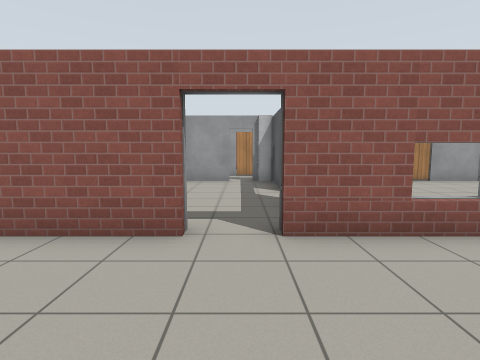
View 1 (above)

24 first-person views from a walk through a world built for the Gazebo simulator. The camera is 1.2 m above the floor, tilts 6° down and sees 80° across. The floor is counted in squares, 1 m on a side. Each view is taken from the middle of a square. On the plan, view 1 faces up. The plan holds only what a view shows up to about 12 squares ahead; the rest is blank. The place goes on beyond the plan. Simple patterns stand in for the simulator's built-in surfaces.

View 2
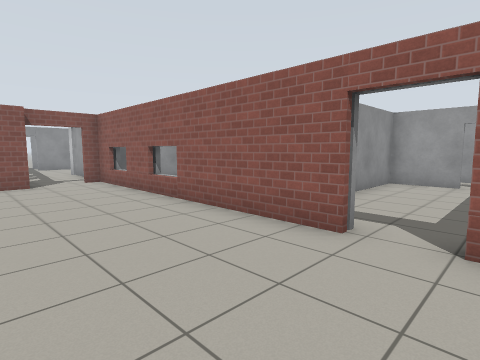

View 3
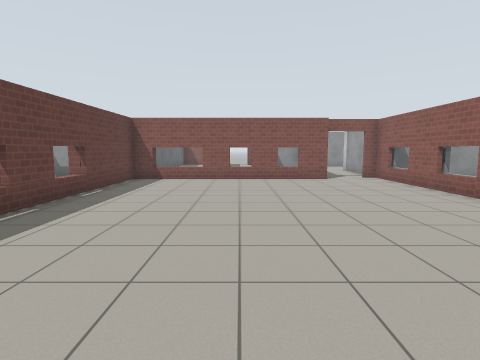

View 4
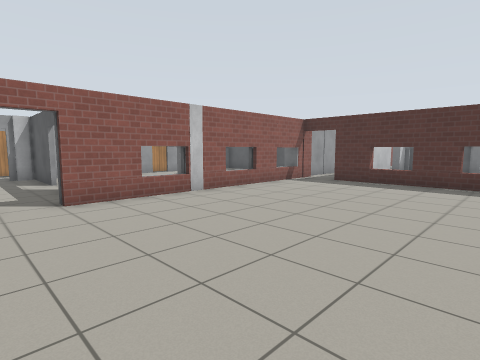

View 5
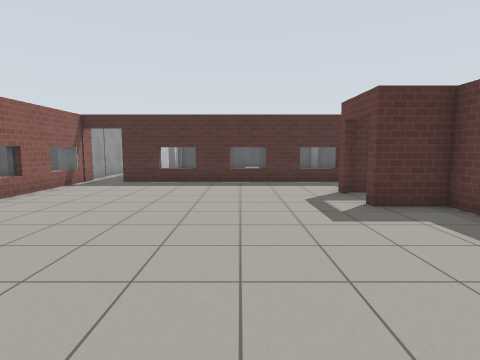

View 6
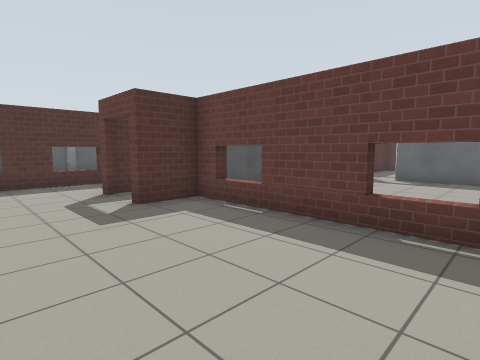

View 7
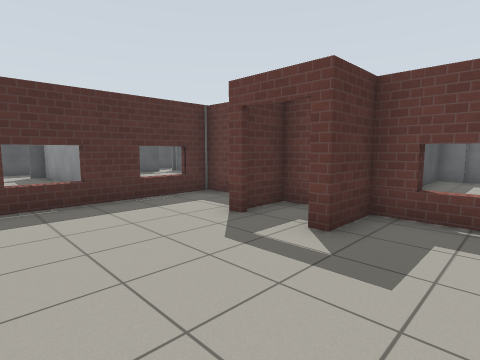

View 8
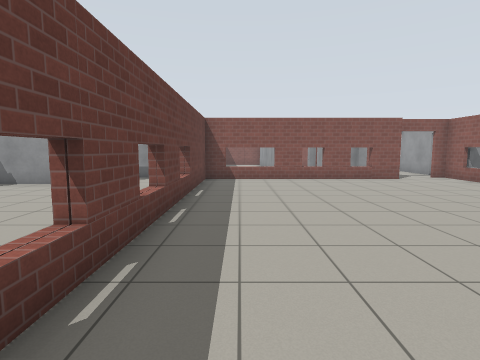

View 9
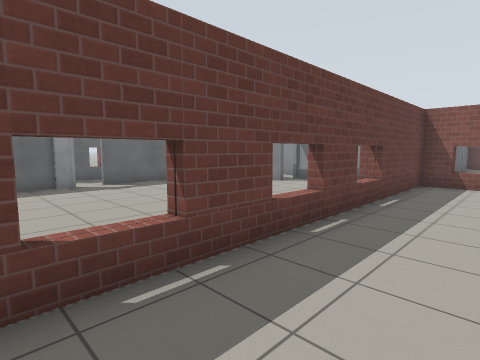

View 10
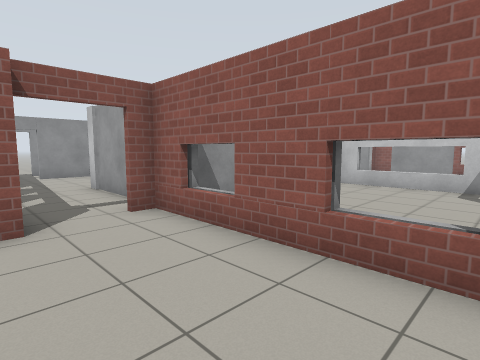

View 11
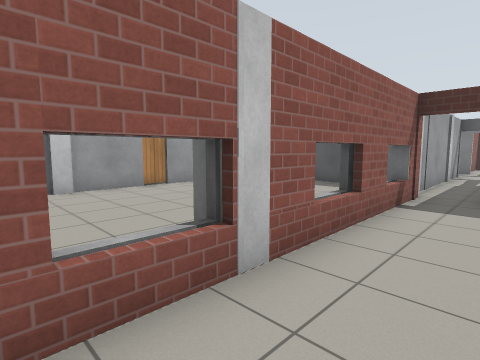

View 12
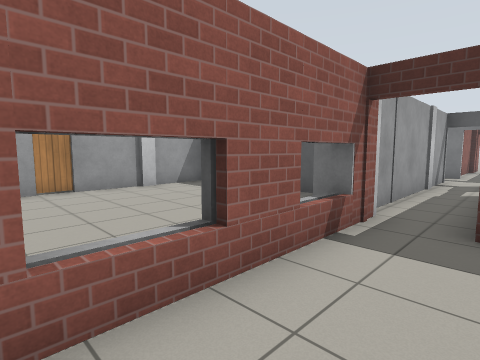

View 13
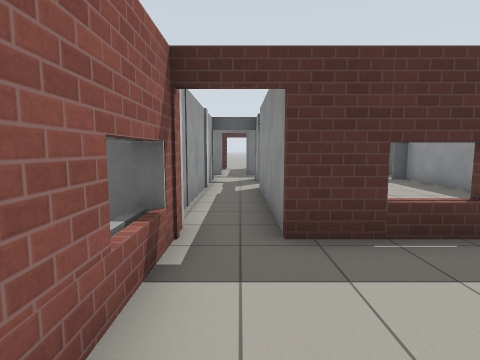

View 14
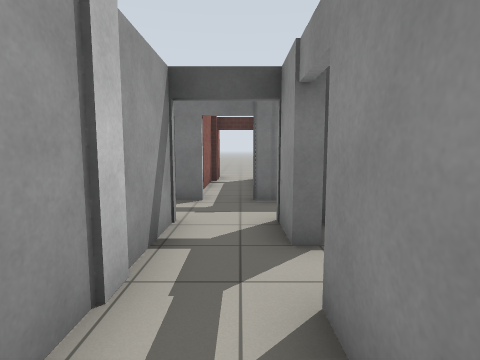

View 15
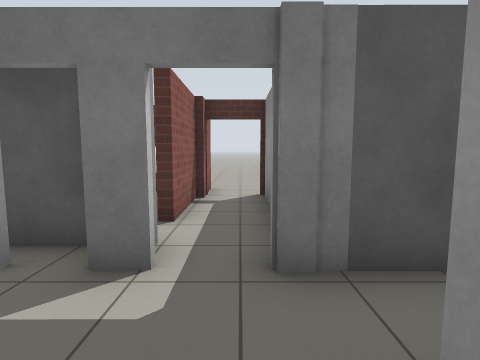

View 16
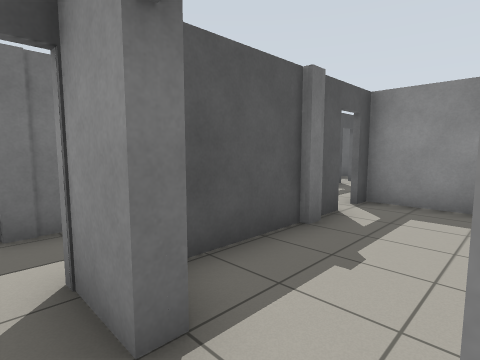

View 17
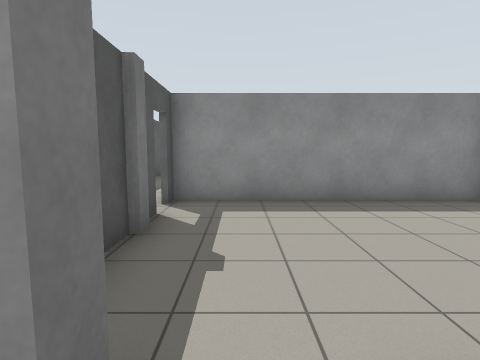

View 18
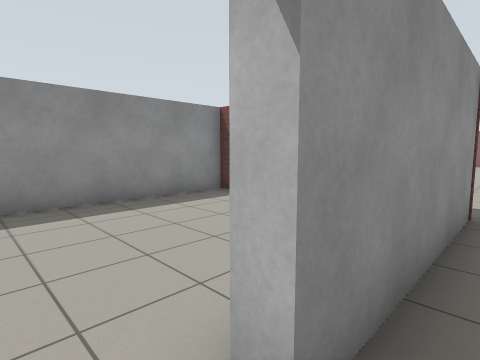

View 19
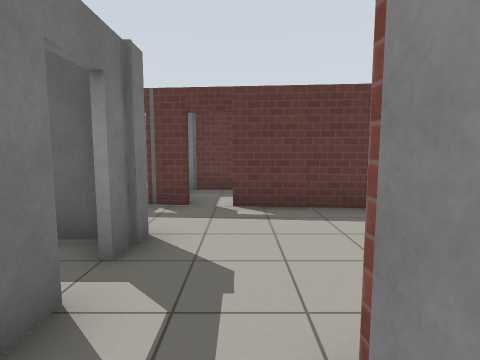

View 20
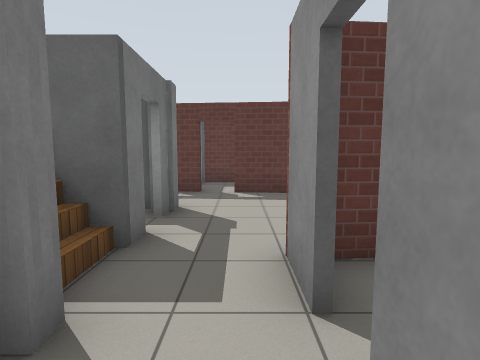

View 21
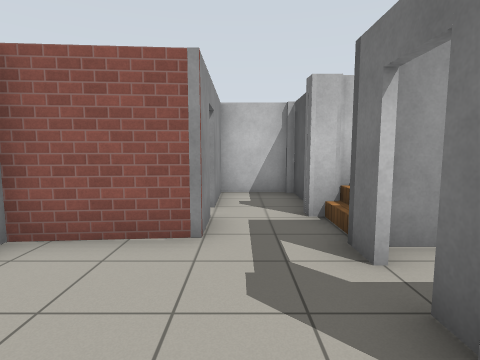

View 22
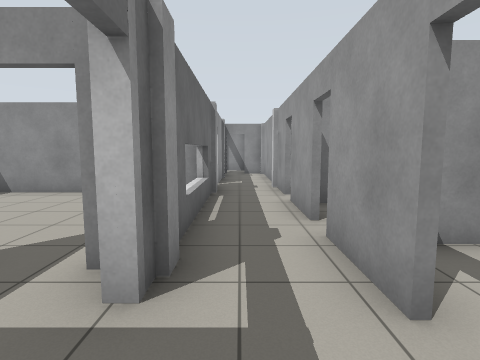

View 23
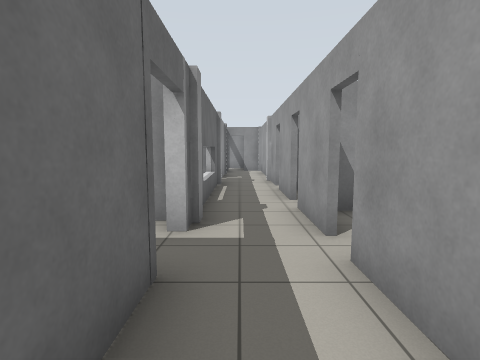

View 24
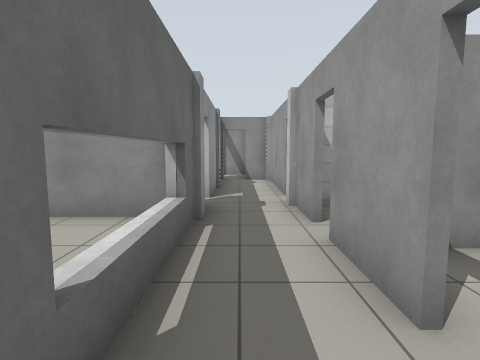

### Floor plan
Key: @ floor where view 1 was taken; # wall or solid block; . floor; D open door; = window, fence, low wall or low ledge; L door leaf; T thing the floor can be seen under or through.
Columns run from 19 left of view 1 to 25 right of it. Each row starts with its distance up from view 1.
 14         #
 13   #####D##D#DD#DD##
 12   D.................
 11   #####D###==##DD##D######L#####
 10   #..#   #....D##...#  ........
  9   D..#   #....D##...# ........
  8   D.##   #....  #...D ........ #
  7 ###.###  #....   ...D .........#
  6  ...D#   #.      ...  .........#       D
  5  ...DD   #        ..   T    T  #      .D
  4 #....###D#=##=#####D##=TT=T#=########D.D.###D
  3 D.......DD...................D.......D.D....D
  2 ###DDDDDDD...................#####DD##.#  ##.
  1         ##...................#   ....#.#
  0          =.........@.........=  .....#
 -1    ####  #...................# ......#
 -2          =...................=.......#
 -3        ###...................#.......D
 -4          =...................#########
 -5          =..............#D#..=
 -6          ##.####=##=###=#.#..#
 -7           ###    ##     ### ##        .D
 -8            ..   ..      #             .D
 -9           D.........    #
-10           #...........
-11           DD..........
-12            #.. ....... .#
-13            #.  .........#
-14               ###D####D##

Where each view was taken, in squares from view 1:
view 1: 0 up, 0 right, facing up
view 2: 0 up, 1 right, facing up-left
view 3: 2 down, 2 right, facing left
view 4: 3 down, 1 left, facing up-right
view 5: 2 down, 1 left, facing right
view 6: 2 down, 1 left, facing down-right
view 7: 1 down, 3 right, facing down-right
view 8: 5 down, 2 right, facing left
view 9: 4 down, 1 right, facing down-left
view 10: 1 up, 5 left, facing up-left
view 11: 2 up, 2 right, facing up-right
view 12: 2 up, 5 right, facing up-right
view 13: 3 up, 6 right, facing right
view 14: 3 up, 13 right, facing right
view 15: 3 up, 17 right, facing right
view 16: 3 up, 15 right, facing down-right
view 17: 3 up, 16 right, facing down
view 18: 3 up, 16 right, facing down-left
view 19: 8 up, 16 left, facing down
view 20: 10 up, 16 left, facing down
view 21: 3 up, 16 left, facing up
view 22: 12 up, 2 left, facing left
view 23: 12 up, 0 right, facing left
view 24: 12 up, 5 left, facing left
